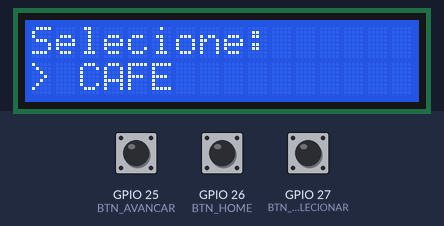
A sketch run on a simulated ESP32. On the bench: 16×2 character LCD. The inputs (shaded band) are chosen by the test bench; at power-on: GPIO 25 (BTN_AVANCAR) HIGH, GPIO 27 (BTN_SELECIONAR) HIGH, GPIO 26 (BTN_HOME) HIGH.

Above: at 1.2 s.
1.3 s: GPIO 25 (BTN_AVANCAR) pulled LOW for 0.15 s
At 2.5 s:
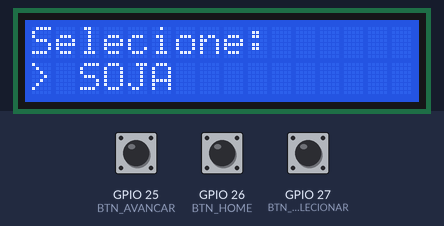
2.9 s: GPIO 27 (BTN_SELECIONAR) pulled LOW for 0.15 s
At 3.8 s:
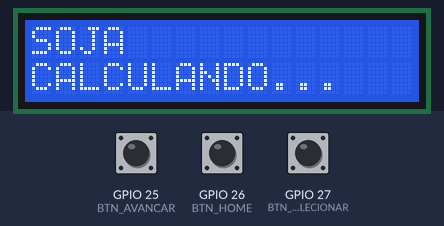
4.5 s: GPIO 25 (BTN_AVANCAR) pulled LOW for 1 s
At 5.0 s:
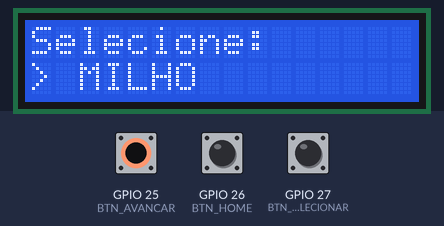
7.0 s: GPIO 27 (BTN_SELECIONAR) pulled LOW for 1 s
At 8.1 s:
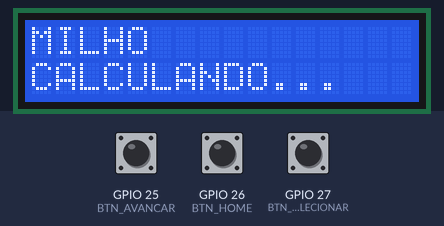
9.5 s: GPIO 25 (BTN_AVANCAR) pulled LOW for 0.15 s
At 10.2 s:
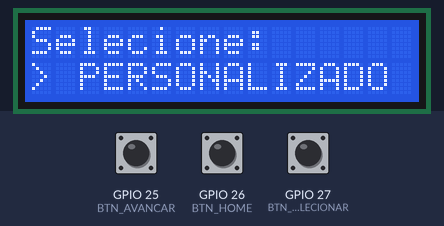
11.1 s: GPIO 27 (BTN_SELECIONAR) pulled LOW for 0.15 s
At 11.5 s:
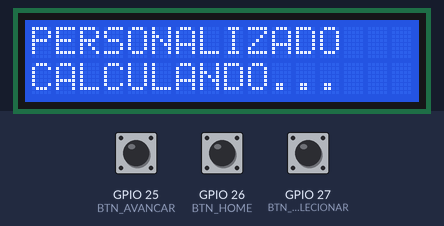
Timing chart, 0 to 13.7 s (numbered marks = the images above; inputs shaded):
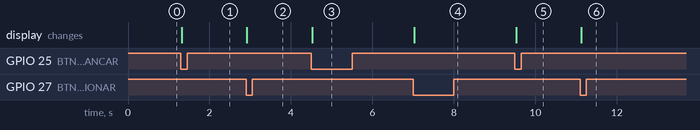

The sketch:

testenavegacao.ino
```cpp
#include <Wire.h>
#include <LiquidCrystal_I2C.h>

LiquidCrystal_I2C lcd(0x27, 16, 2);

// Pinos dos botões (Ajustados para ESP32)
const int BTN_AVANCAR   = 25;
const int BTN_SELECIONAR = 27;
const int BTN_HOME       = 26;

// Variáveis do Menu
int opcao = 0;
const int totalOpcoes = 4;
String itens[] = {"CAFE", "SOJA", "MILHO", "PERSONALIZADO"};
bool confirmado = false;

void atualizarDisplay() {
  lcd.clear();

  if (!confirmado) {
    // TELA DE ESCOLHA
    lcd.setCursor(0, 0);
    lcd.print("Selecione:");
    lcd.setCursor(0, 1);
    lcd.print("> " + itens[opcao]);
  } else {
    // TELA DE CONFIRMAÇÃO (Aqui você depois colocará a leitura dos sensores)
    lcd.setCursor(0, 0);
    lcd.print(itens[opcao]);
    lcd.setCursor(0, 1);
    lcd.print("CALCULANDO...");
  }
}

void setup() {

  Wire.begin(32, 33);
  lcd.init();
  lcd.backlight();

  pinMode(BTN_AVANCAR, INPUT_PULLUP);
  pinMode(BTN_SELECIONAR, INPUT_PULLUP);
  pinMode(BTN_HOME, INPUT_PULLUP);

  atualizarDisplay();
}

void loop() {
  // LÓGICA DO BOTÃO AVANÇAR
  if (digitalRead(BTN_AVANCAR) == LOW) {
    confirmado = false;
    opcao++;
    if (opcao >= totalOpcoes) opcao = 0;

    atualizarDisplay();
    delay(250);
    while(digitalRead(BTN_AVANCAR) == LOW);
  }

  // LÓGICA DO BOTÃO SELECIONAR
  if (digitalRead(BTN_SELECIONAR) == LOW) {
    confirmado = true;
    atualizarDisplay();
    delay(250);
    while(digitalRead(BTN_SELECIONAR) == LOW);
  }

  // LÓGICA DO BOTÃO HOME (VOLTAR)

  if (digitalRead(BTN_HOME) == LOW) {
    confirmado = false;
    opcao = 0;          // <--- ADICIONE ESTA LINHA para resetar o menu

    atualizarDisplay();
    delay(250);
    while(digitalRead(BTN_HOME) == LOW); // Aguarda soltar o botão
  }
}
```

Measured:
- after the input at 1.3 s, the display: changes at once (image 1)
- after the input at 2.9 s, the display: changes at once (image 2)
- after the input at 4.5 s, the display: changes at once (image 3)
- after the input at 7.0 s, the display: changes at once (image 4)
- after the input at 9.5 s, the display: changes at once (image 5)
- after the input at 11.1 s, the display: changes at once (image 6)
